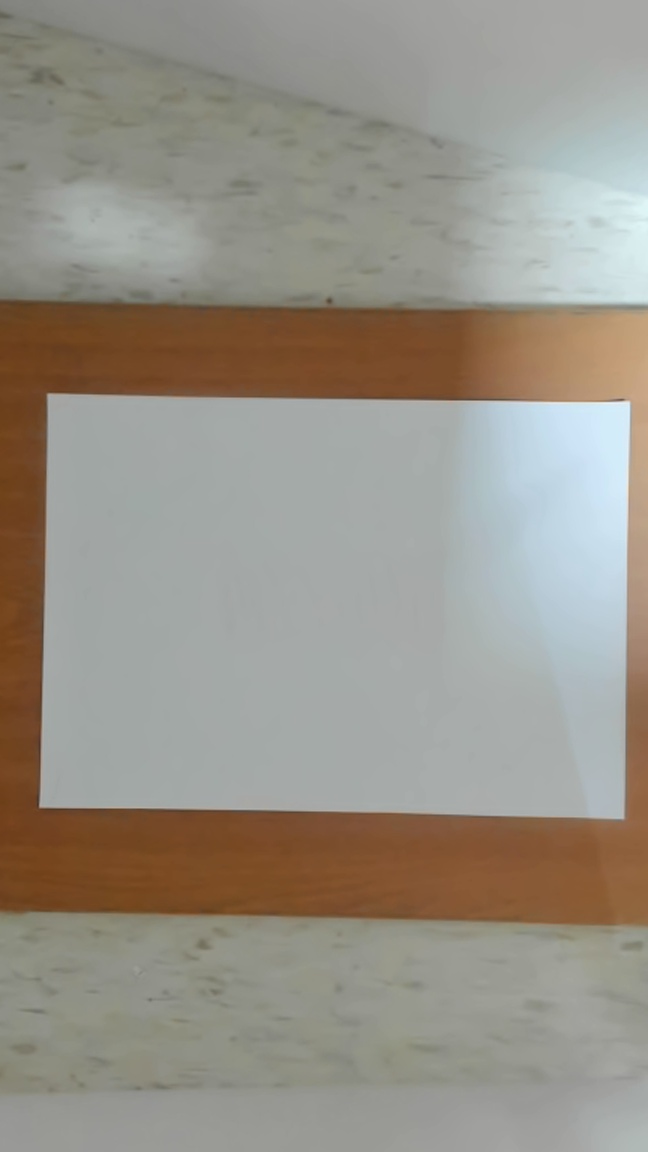
#> input picture summer_vacation/cut_paper__square/a4.jpg, 648 x 1152 px
$ python px2cm.py
#> lines starting #> are read from the running program, lines starting #| are printed output that depends on the picture; after the words box and inside, x2 and y2 are one past the last pixel; in counts of white or black regions, pixels touching at a corner belong together
# get_pixel_per_cm.py

import cv2
import numpy as np
import json


def get_pixel_per_cm_from_a4(image_path, real_width_cm=29.7, show_debug=False):
#> called with image_path = 'a4.jpg', real_width_cm = 29.7, show_debug = True
    img = cv2.imread(image_path)
#> img is the input picture: shape (1152, 648, 3); mean B, G, R 136, 146.2, 151.6
    if img is None:
        raise ValueError("❌ 圖片讀取失敗，請確認路徑正確")

    gray = cv2.cvtColor(img, cv2.COLOR_BGR2GRAY)
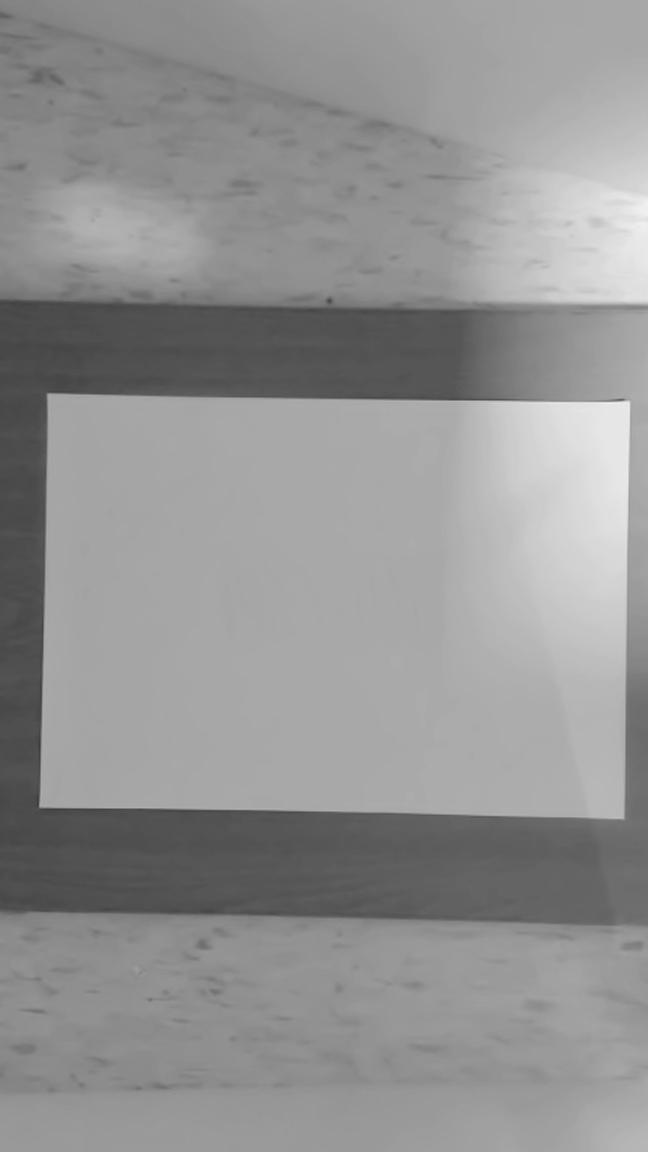
#> gray: shape (1152, 648); min 55, max 240, mean 146.8
    blur = cv2.GaussianBlur(gray, (5, 5), 0)

    edges = cv2.Canny(blur, 50, 150)
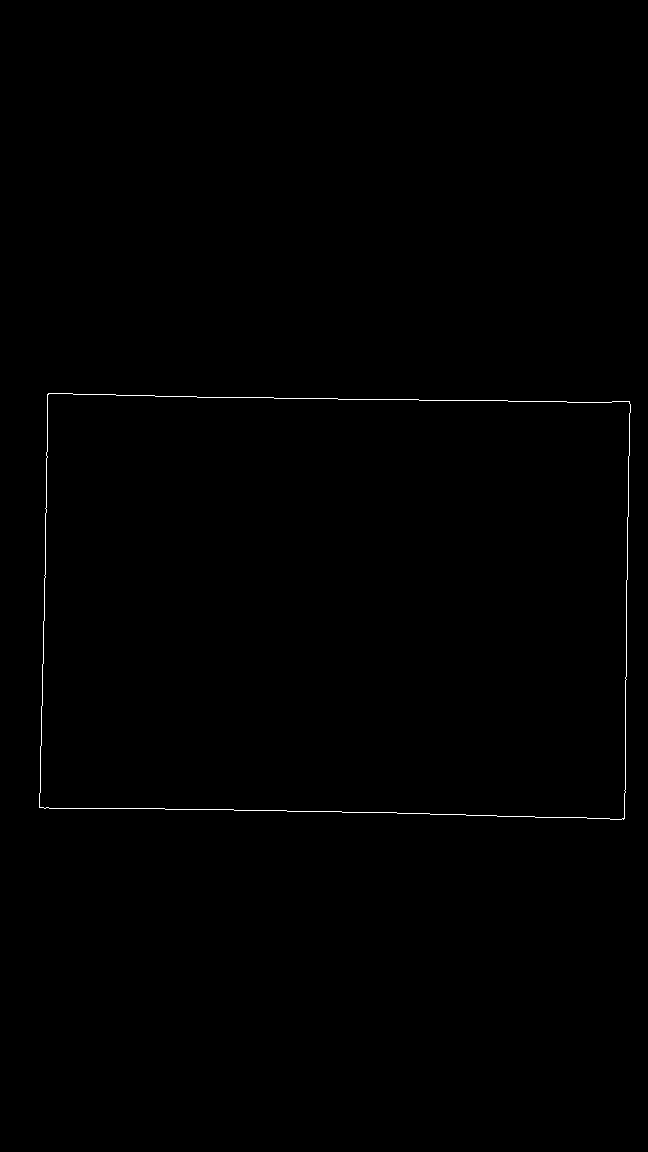
#> edges: shape (1152, 648); 0.27% white in thin lines or dots, all inside (x1, y1, x2, y2) = (39, 393, 631, 820)
    contours, _ = cv2.findContours(edges, cv2.RETR_EXTERNAL, cv2.CHAIN_APPROX_SIMPLE)
#> contours = 1 contour; box (x1, y1, x2, y2) and area: (39, 393, 631, 820) 241224

    a4_contour = max(contours, key=cv2.contourArea)
#> a4_contour = contour of 102 points, box (x1, y1, x2, y2) (39, 393, 631, 820), area 241224
    epsilon = 0.02 * cv2.arcLength(a4_contour, True)
#> epsilon = 40.38
    approx = cv2.approxPolyDP(a4_contour, epsilon, True)
#> approx = [[47, 394], [39, 807], [624, 818], [629, 401]]

    if len(approx) != 4:
        raise ValueError("❌ 無法偵測 A4 紙四邊形輪廓")

    if show_debug:
        debug_img = img.copy()
        cv2.drawContours(debug_img, [approx], -1, (0, 0, 255), 3)
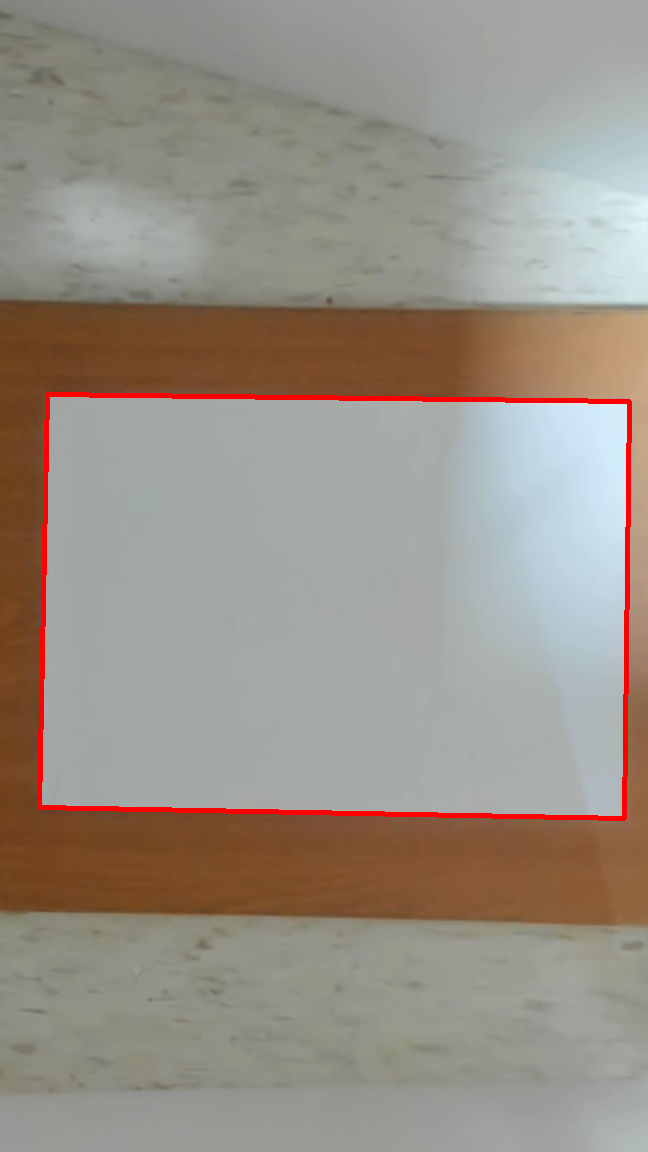
#> debug_img: shape (1152, 648, 3); 1.34% of pixels changed, all inside (x1, y1, x2, y2) = (37, 392, 632, 821)
        cv2.imshow("Detected A4 Contour", debug_img)
        cv2.waitKey(0)
        cv2.destroyAllWindows()

    pts = approx.reshape(4, 2)
#> pts = [[47, 394], [39, 807], [624, 818], [629, 401]]
    pts = sorted(pts, key=lambda p: p[0])  # 先左右
#> pts = [[39, 807], [47, 394], [624, 818], [629, 401]]
    left = sorted(pts[0:2], key=lambda p: p[1])
#> left = [[47, 394], [39, 807]]
    right = sorted(pts[2:4], key=lambda p: p[1])
#> right = [[629, 401], [624, 818]]
    tl, bl = left
#> tl = [47, 394]; bl = [39, 807]
    tr, br = right
#> tr = [629, 401]; br = [624, 818]

    a4_pixel_width = np.linalg.norm(tr - tl)
#> a4_pixel_width = 582
    pixel_per_cm = a4_pixel_width / real_width_cm
#> pixel_per_cm = 19.6

    json_path = "px2cm.json"
    data = {"pixel_per_cm": pixel_per_cm, "image_path": image_path}
#> data = {'pixel_per_cm': 19.6, 'image_path': 'a4.jpg'}
    with open(json_path, "w", encoding="utf-8") as f:
        json.dump(data, f, ensure_ascii=False, indent=2)
    return pixel_per_cm, json_path


# ✅ 單獨執行這個檔案時顯示紙張輪廓
if __name__ == "__main__":
    image_path = r"a4.jpg"
    pixel_per_cm, _ = get_pixel_per_cm_from_a4(image_path, show_debug=True)
#> pixel_per_cm = 19.6
    print(f"每公分像素：{pixel_per_cm:.2f}")
#| 每公分像素：19.60
